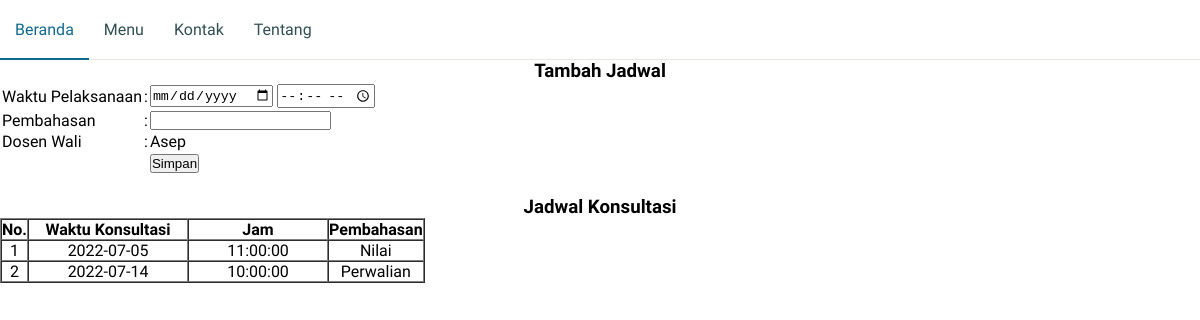
The app's page /mahasiswa/jadwal.php (signed in) with its own data.
### tables this page shows
CREATE TABLE `aju` (
  `idaju` int(30) NOT NULL,
  `waktu` date NOT NULL,
  `jam` time NOT NULL,
  `bahas` text NOT NULL,
  `idmaha` int(30) NOT NULL,
  `Kehadiran` varchar(50) DEFAULT NULL
);

### mahasiswa/jadwal.php (the view, shortened to what this page needs)
<?php
include '../koneksi.php';
include "navbar.php";
$admin = $_SESSION['ids'];
$query    =mysqli_query($konek, "SELECT a.*,b.* FROM mahasiswa a, dosen b WHERE a.iddosen=b.iddosen AND a.idmaha='$admin'");
				$ds=mysqli_fetch_array($query );
?>
<html>
<head>
</head>
<body >
<h3 align="center">Tambah Jadwal</h3>
<form method="post" action="simpan.php">
<table align="center">
<tr>
<td>Waktu Pelaksanaan</td>
<td>:</td>
<td><input type="date" name="waktu">
<input type="time" placeholder="Waktu keberangkatan" name="mulai">
</td></tr>
<tr>
<td>Pembahasan</td>
<td>:</td>
<td><input type="text" name="bahas"></td>
</tr>
<tr>
			<td>Dosen Wali</td>
			<td>: </td>
			<td><option name="doswal" value="<?=$ds['iddosen'];?>"><?php echo $ds['nama'];?></option></td>
		</tr>
<tr>
			<td></td>
<td></td>
			<td><input type="submit" value="Simpan" /></td>
		</tr>
</table>
</form>
<br><h3 align="center">Jadwal Konsultasi</h3>
<form action="" method="post">
   <table border="1" cellpadding="0" cellspacing="0" align="center">
        <tr>
            <th>No.</th>
            <th width="160px">Waktu Konsultasi</th>
<th width="140px">Jam</th>
<th>Pembahasan</th>
        </tr>
        <?php
		$query = mysqli_query($konek,"SELECT * FROM aju where idmaha='$admin'");
		if(mysqli_num_rows($query)>0){ ?>
        <?php
            $no = 1;
            while($data = mysqli_fetch_array($query)){
        ?>
        <tr>
            <td align="center"><?php echo $no ?></td>
<td align="center"><?php echo $data["waktu"];?></td>
<td align="center"><?php echo $data["jam"];?></td>
<td align="center"><?php echo $data["bahas"];?></td>
        </tr>
        <?php $no++; } ?>
        <?php } ?>
    </table>
</form>
</body>
</html>

### mahasiswa/navbar.php (style rules this page uses)
* { margin: 0; padding: 0; box-sizing: border-box; }
body { font-family: 'Zen Kaku Gothic New', sans-serif; font-size: 16px; }

### records on screen
aju: waktu "2022-07-05", jam "11:00:00", bahas "Nilai"
aju: waktu "2022-07-14", jam "10:00:00", bahas "Perwalian"
